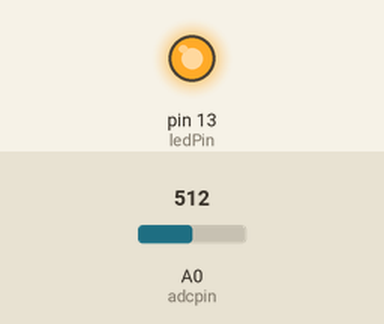
A sketch run on a simulated Arduino Uno, built with avr-gcc and run on an emulated ATmega328P. On the bench: output pins drawn as LEDs (lit = HIGH). The inputs (shaded band) are chosen by the test bench; at power-on: A0 (adcpin) = 512. What the sketch prints to the serial monitor is not drawn.

Above: at 1.0 s.
At 3.5 s:
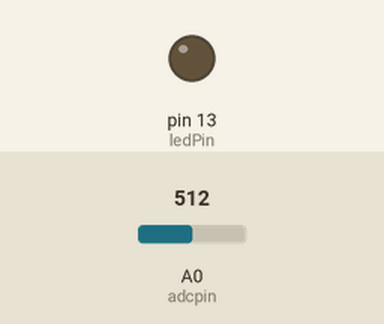
Timing chart, 0 to 6.5 s (numbered marks = the images above):
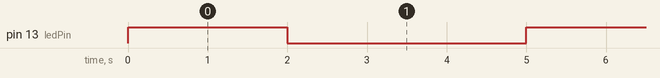

Measured:
- by itself, pin 13 (ledPin): alternates HIGH for 2.0 s and LOW for 3.0 s

The sketch:

test_adc_prescale.ino
```cpp
int ledPin=13;
int adcpin=0;
int adcval=0;
int adcval2=0;
unsigned long t1;
unsigned long t2,dt2;
unsigned long t3,dt3;

void setup() {
  // put your setup code here, to run once:
  Serial.begin(9600);
  pinMode(ledPin, OUTPUT);

  ADCSRA &= ~(bit (ADPS0) | bit (ADPS1) | bit (ADPS2)); // clear prescaler bits

  // uncomment as required

//  ADCSRA |= bit (ADPS0);                               //   2
//  ADCSRA |= bit (ADPS1);                               //   4
//  ADCSRA |= bit (ADPS0) | bit (ADPS1);                 //   8
  ADCSRA |= bit (ADPS2);                               //  16
//  ADCSRA |= bit (ADPS0) | bit (ADPS2);                 //  32
//  ADCSRA |= bit (ADPS1) | bit (ADPS2);                 //  64
//  ADCSRA |= bit (ADPS0) | bit (ADPS1) | bit (ADPS2);   // 128

}

void loop() {
  // put your main code here, to run repeatedly:
  digitalWrite(ledPin, HIGH);
  delay(2000);
  digitalWrite(ledPin, LOW);
  delay(2000);
  t1 = micros();
  adcval=analogRead(adcpin);
  t2 = micros();
  dt2=t2-t1;
  adcval2=analogRead(adcpin);
  t3 = micros();
  dt3=t3-t2;
  Serial.println((String)adcval+" . "+adcval2+" time= "+t1+
    "  dt= "+dt2+"   "+dt3);
  delay(1000);
}
```
